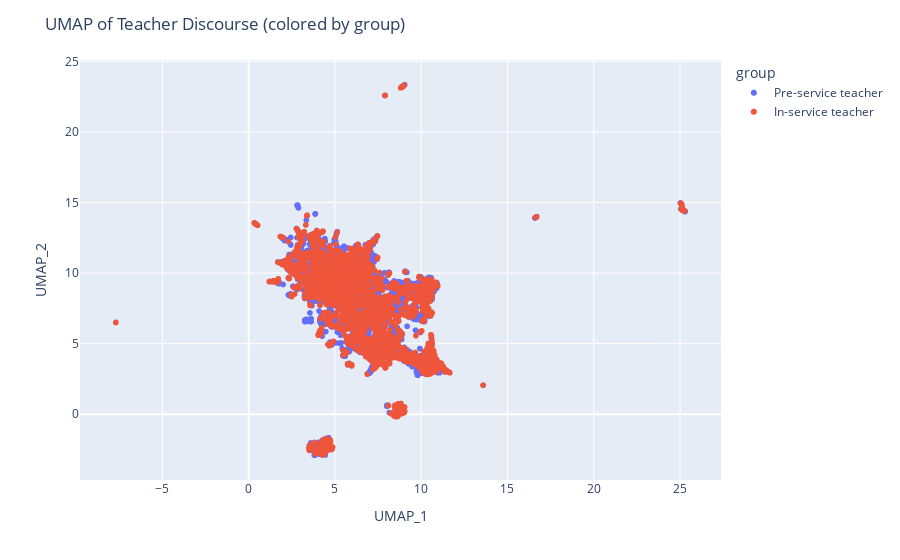

Write notebook code for a chart like this one.
### Code cell
import plotly.express as px
# --- 11. Interactive UMAP Plot with Plotly ---

umap_df = pd.DataFrame(umap_result, columns=['UMAP_1', 'UMAP_2'])
umap_df['group'] = df['pre_or_in_service']
umap_df['sentiment'] = df['sentiment']

fig = px.scatter(umap_df, x='UMAP_1', y='UMAP_2', color='group', hover_data=['sentiment'])
fig.update_layout(title="UMAP of Teacher Discourse (colored by group)")
fig.show()

### Figure 1 — Plotly figure (JSON) as saved in the notebook; plotly's stock layout.template omitted (floating-point values rounded to 4 significant figures; data arrays with more than 128 entries replaced by an {"elided": "..."} marker saying what was removed)
{"data": [{"customdata": {"elided": "5421x1 str values"}, "hovertemplate": "group=Pre-service teacher<br>UMAP_1=%{x}<br>UMAP_2=%{y}<br>sentiment=%{customdata[0]}<extra></extra>", "legendgroup": "Pre-service teacher", "marker": {"color": "#636efa", "symbol": "circle"}, "mode": "markers", "name": "Pre-service teacher", "showlegend": true, "type": "scattergl", "x": {"elided": "5421 float values"}, "xaxis": "x", "y": {"elided": "5421 float values"}, "yaxis": "y"}, {"customdata": {"elided": "3330x1 str values"}, "hovertemplate": "group=In-service teacher<br>UMAP_1=%{x}<br>UMAP_2=%{y}<br>sentiment=%{customdata[0]}<extra></extra>", "legendgroup": "In-service teacher", "marker": {"color": "#EF553B", "symbol": "circle"}, "mode": "markers", "name": "In-service teacher", "showlegend": true, "type": "scattergl", "x": {"elided": "3330 float values"}, "xaxis": "x", "y": {"elided": "3330 float values"}, "yaxis": "y"}], "layout": {"legend": {"title": {"text": "group"}, "tracegroupgap": 0}, "margin": {"t": 60}, "title": {"text": "UMAP of Teacher Discourse (colored by group)"}, "xaxis": {"anchor": "y", "domain": [0, 1], "title": {"text": "UMAP_1"}}, "yaxis": {"anchor": "x", "domain": [0, 1], "title": {"text": "UMAP_2"}}}}
